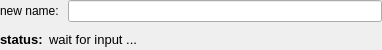
<?xml version="1.0" encoding="UTF-8"?>
<ui version="4.0">
 <class>VerifyInput</class>
 <widget class="QWidget" name="VerifyInput">
  <property name="geometry">
   <rect>
    <x>0</x>
    <y>0</y>
    <width>382</width>
    <height>50</height>
   </rect>
  </property>
  <property name="windowTitle">
   <string>Form</string>
  </property>
  <layout class="QVBoxLayout" name="verticalLayout">
   <property name="margin">
    <number>0</number>
   </property>
   <item>
    <layout class="QHBoxLayout" name="horizontalLayout_2">
     <item>
      <widget class="QLabel" name="inputLabel">
       <property name="text">
        <string>new name: </string>
       </property>
      </widget>
     </item>
     <item>
      <widget class="HintLineEdit" name="lineEdit"/>
     </item>
    </layout>
   </item>
   <item>
    <layout class="QHBoxLayout" name="horizontalLayout">
     <item>
      <widget class="QLabel" name="statusLabel">
       <property name="font">
        <font>
         <pointsize>10</pointsize>
         <weight>75</weight>
         <bold>true</bold>
        </font>
       </property>
       <property name="text">
        <string>status:</string>
       </property>
      </widget>
     </item>
     <item>
      <widget class="QLabel" name="status">
       <property name="font">
        <font>
         <pointsize>10</pointsize>
        </font>
       </property>
       <property name="text">
        <string>wait for input ...</string>
       </property>
      </widget>
     </item>
     <item>
      <spacer name="horizontalSpacer">
       <property name="orientation">
        <enum>Qt::Horizontal</enum>
       </property>
       <property name="sizeHint" stdset="0">
        <size>
         <width>40</width>
         <height>20</height>
        </size>
       </property>
      </spacer>
     </item>
    </layout>
   </item>
  </layout>
 </widget>
 <customwidgets>
  <customwidget>
   <class>HintLineEdit</class>
   <extends>QLineEdit</extends>
   <header location="global">../src/widgets/HintLineEdit.h</header>
  </customwidget>
 </customwidgets>
 <resources/>
 <connections/>
</ui>
